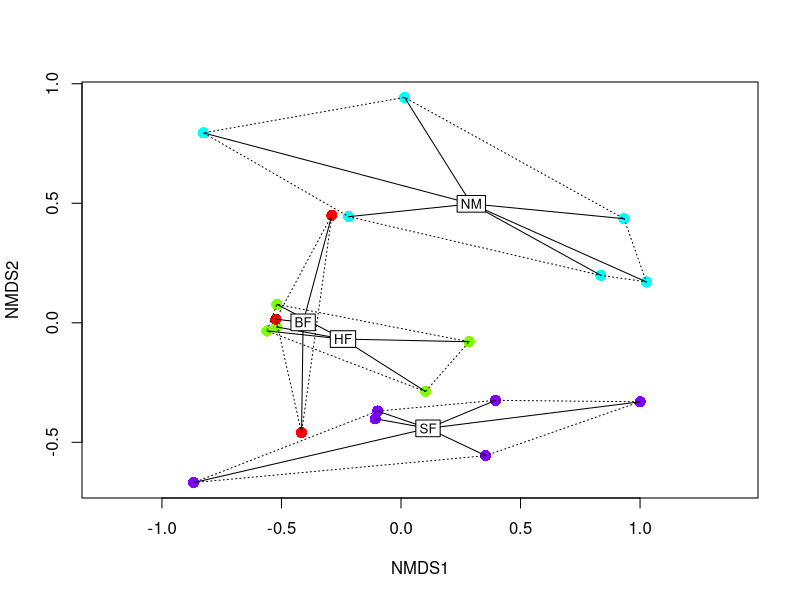
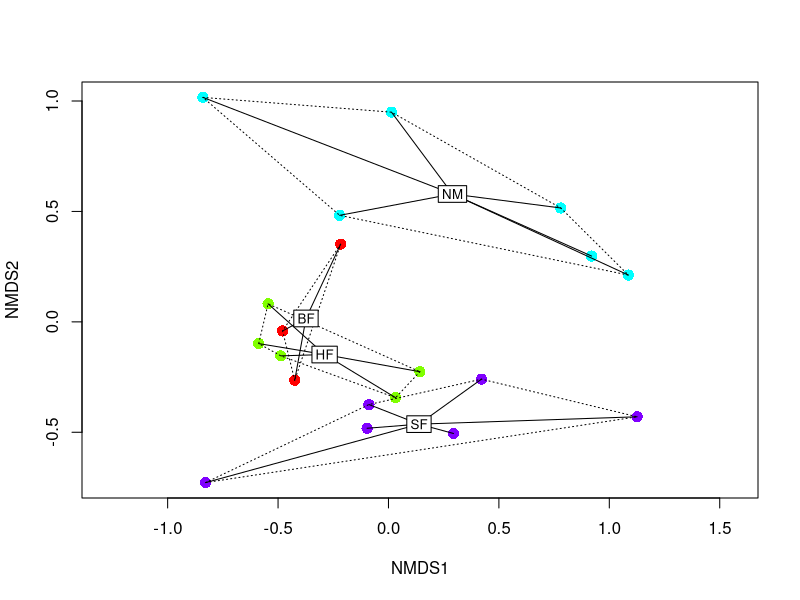

Generate these figures, in order, with R:
## ---- chunk 1
require(vegan)
data(dune)
data(dune.env)

# NMDS on fouth-root transformed abundances
un_nmds <- metaMDS(dune^0.25, distance = 'bray')

# plot it
cols = rainbow(4)
plot(un_nmds, display = 'sites', type = 'n')
points(un_nmds, col = cols[dune.env$Management], pch = 16, cex = 1.5)
ordihull(un_nmds, groups = dune.env$Management, lty = 'dotted')
ordispider(un_nmds, groups = dune.env$Management, label = TRUE)
## ---- chunk 2
# calculate weights
dpw <- dispweight(dune, dune.env$Management, nsimul = 100)

# NMDS on dispersion weighted community data
disp_nmds <- metaMDS(dpw, distance = 'bray')

# plot
plot(disp_nmds, display = 'sites', type = 'n')
points(disp_nmds, col = cols[dune.env$Management], pch = 16, cex = 1.5)
ordihull(disp_nmds, groups = dune.env$Management, lty = 'dotted')
ordispider(disp_nmds, groups = dune.env$Management, label = TRUE)
